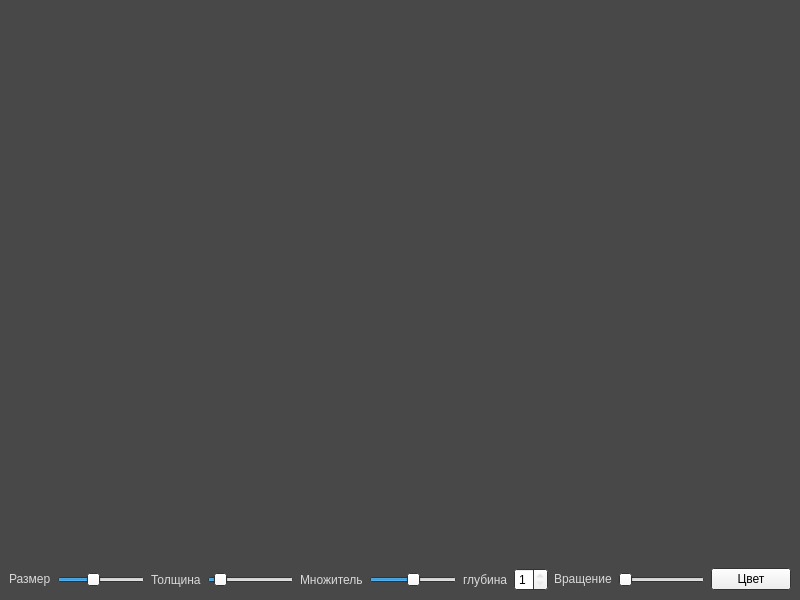
<?xml version="1.0" encoding="UTF-8"?>
<ui version="4.0">
 <class>WinterWindow</class>
 <widget class="QMainWindow" name="WinterWindow">
  <property name="geometry">
   <rect>
    <x>0</x>
    <y>0</y>
    <width>800</width>
    <height>600</height>
   </rect>
  </property>
  <property name="palette">
   <palette>
    <active>
     <colorrole role="WindowText">
      <brush brushstyle="SolidPattern">
       <color alpha="255">
        <red>217</red>
        <green>217</green>
        <blue>217</blue>
       </color>
      </brush>
     </colorrole>
     <colorrole role="Dark">
      <brush brushstyle="SolidPattern">
       <color alpha="255">
        <red>191</red>
        <green>191</green>
        <blue>191</blue>
       </color>
      </brush>
     </colorrole>
     <colorrole role="Mid">
      <brush brushstyle="SolidPattern">
       <color alpha="255">
        <red>128</red>
        <green>128</green>
        <blue>128</blue>
       </color>
      </brush>
     </colorrole>
     <colorrole role="Text">
      <brush brushstyle="SolidPattern">
       <color alpha="255">
        <red>0</red>
        <green>0</green>
        <blue>0</blue>
       </color>
      </brush>
     </colorrole>
     <colorrole role="Window">
      <brush brushstyle="SolidPattern">
       <color alpha="255">
        <red>72</red>
        <green>72</green>
        <blue>72</blue>
       </color>
      </brush>
     </colorrole>
     <colorrole role="Shadow">
      <brush brushstyle="SolidPattern">
       <color alpha="255">
        <red>191</red>
        <green>191</green>
        <blue>191</blue>
       </color>
      </brush>
     </colorrole>
     <colorrole role="HighlightedText">
      <brush brushstyle="SolidPattern">
       <color alpha="255">
        <red>255</red>
        <green>255</green>
        <blue>255</blue>
       </color>
      </brush>
     </colorrole>
     <colorrole role="ToolTipText">
      <brush brushstyle="SolidPattern">
       <color alpha="255">
        <red>0</red>
        <green>0</green>
        <blue>0</blue>
       </color>
      </brush>
     </colorrole>
    </active>
    <inactive>
     <colorrole role="WindowText">
      <brush brushstyle="SolidPattern">
       <color alpha="255">
        <red>217</red>
        <green>217</green>
        <blue>217</blue>
       </color>
      </brush>
     </colorrole>
     <colorrole role="Text">
      <brush brushstyle="SolidPattern">
       <color alpha="255">
        <red>0</red>
        <green>0</green>
        <blue>0</blue>
       </color>
      </brush>
     </colorrole>
     <colorrole role="Window">
      <brush brushstyle="SolidPattern">
       <color alpha="255">
        <red>72</red>
        <green>72</green>
        <blue>72</blue>
       </color>
      </brush>
     </colorrole>
     <colorrole role="Shadow">
      <brush brushstyle="SolidPattern">
       <color alpha="255">
        <red>191</red>
        <green>191</green>
        <blue>191</blue>
       </color>
      </brush>
     </colorrole>
     <colorrole role="ToolTipText">
      <brush brushstyle="SolidPattern">
       <color alpha="255">
        <red>0</red>
        <green>0</green>
        <blue>0</blue>
       </color>
      </brush>
     </colorrole>
    </inactive>
    <disabled>
     <colorrole role="Base">
      <brush brushstyle="SolidPattern">
       <color alpha="255">
        <red>71</red>
        <green>71</green>
        <blue>71</blue>
       </color>
      </brush>
     </colorrole>
     <colorrole role="Window">
      <brush brushstyle="SolidPattern">
       <color alpha="255">
        <red>72</red>
        <green>72</green>
        <blue>72</blue>
       </color>
      </brush>
     </colorrole>
     <colorrole role="Shadow">
      <brush brushstyle="SolidPattern">
       <color alpha="255">
        <red>191</red>
        <green>191</green>
        <blue>191</blue>
       </color>
      </brush>
     </colorrole>
     <colorrole role="ToolTipText">
      <brush brushstyle="SolidPattern">
       <color alpha="255">
        <red>0</red>
        <green>0</green>
        <blue>0</blue>
       </color>
      </brush>
     </colorrole>
    </disabled>
   </palette>
  </property>
  <property name="windowTitle">
   <string>Winter Window</string>
  </property>
  <widget class="QWidget" name="centralwidget">
   <layout class="QVBoxLayout" name="verticalLayout">
    <item>
     <spacer name="verticalSpacer">
      <property name="orientation">
       <enum>Qt::Orientation::Vertical</enum>
      </property>
      <property name="sizeHint" stdset="0">
       <size>
        <width>20</width>
        <height>40</height>
       </size>
      </property>
     </spacer>
    </item>
    <item>
     <layout class="QHBoxLayout" name="horizontalLayout">
      <item alignment="Qt::AlignmentFlag::AlignVCenter">
       <widget class="QLabel" name="label_2">
        <property name="text">
         <string>Размер</string>
        </property>
       </widget>
      </item>
      <item alignment="Qt::AlignmentFlag::AlignVCenter">
       <widget class="QSlider" name="sld_size">
        <property name="enabled">
         <bool>true</bool>
        </property>
        <property name="minimumSize">
         <size>
          <width>0</width>
          <height>15</height>
         </size>
        </property>
        <property name="minimum">
         <number>1</number>
        </property>
        <property name="maximum">
         <number>250</number>
        </property>
        <property name="value">
         <number>100</number>
        </property>
        <property name="orientation">
         <enum>Qt::Orientation::Horizontal</enum>
        </property>
        <property name="tickPosition">
         <enum>QSlider::TickPosition::NoTicks</enum>
        </property>
        <property name="tickInterval">
         <number>0</number>
        </property>
       </widget>
      </item>
      <item>
       <widget class="QLabel" name="label">
        <property name="text">
         <string>Толщина</string>
        </property>
       </widget>
      </item>
      <item>
       <widget class="QSlider" name="sld_line">
        <property name="minimumSize">
         <size>
          <width>0</width>
          <height>15</height>
         </size>
        </property>
        <property name="minimum">
         <number>1</number>
        </property>
        <property name="maximum">
         <number>50</number>
        </property>
        <property name="value">
         <number>5</number>
        </property>
        <property name="orientation">
         <enum>Qt::Orientation::Horizontal</enum>
        </property>
       </widget>
      </item>
      <item>
       <widget class="QLabel" name="label_3">
        <property name="text">
         <string>Множитель</string>
        </property>
       </widget>
      </item>
      <item>
       <widget class="QSlider" name="sld_factor">
        <property name="minimumSize">
         <size>
          <width>0</width>
          <height>15</height>
         </size>
        </property>
        <property name="value">
         <number>50</number>
        </property>
        <property name="orientation">
         <enum>Qt::Orientation::Horizontal</enum>
        </property>
       </widget>
      </item>
      <item>
       <widget class="QLabel" name="label_4">
        <property name="text">
         <string>глубина</string>
        </property>
       </widget>
      </item>
      <item>
       <widget class="QSpinBox" name="spin_depth">
        <property name="minimum">
         <number>1</number>
        </property>
        <property name="maximum">
         <number>5</number>
        </property>
       </widget>
      </item>
      <item alignment="Qt::AlignmentFlag::AlignVCenter">
       <widget class="QLabel" name="label_5">
        <property name="text">
         <string>Вращение</string>
        </property>
       </widget>
      </item>
      <item>
       <widget class="QSlider" name="sld_rotation">
        <property name="minimumSize">
         <size>
          <width>0</width>
          <height>15</height>
         </size>
        </property>
        <property name="maximum">
         <number>360</number>
        </property>
        <property name="orientation">
         <enum>Qt::Orientation::Horizontal</enum>
        </property>
       </widget>
      </item>
      <item>
       <widget class="QPushButton" name="btn_color">
        <property name="text">
         <string>Цвет</string>
        </property>
       </widget>
      </item>
     </layout>
    </item>
   </layout>
  </widget>
 </widget>
 <resources/>
 <connections>
  <connection>
   <sender>sld_line</sender>
   <signal>valueChanged(int)</signal>
   <receiver>WinterWindow</receiver>
   <slot>repaint()</slot>
   <hints>
    <hint type="sourcelabel">
     <x>258</x>
     <y>567</y>
    </hint>
    <hint type="destinationlabel">
     <x>399</x>
     <y>299</y>
    </hint>
   </hints>
  </connection>
  <connection>
   <sender>sld_rotation</sender>
   <signal>valueChanged(int)</signal>
   <receiver>WinterWindow</receiver>
   <slot>repaint()</slot>
   <hints>
    <hint type="sourcelabel">
     <x>674</x>
     <y>567</y>
    </hint>
    <hint type="destinationlabel">
     <x>399</x>
     <y>299</y>
    </hint>
   </hints>
  </connection>
  <connection>
   <sender>sld_size</sender>
   <signal>valueChanged(int)</signal>
   <receiver>WinterWindow</receiver>
   <slot>repaint()</slot>
   <hints>
    <hint type="sourcelabel">
     <x>106</x>
     <y>567</y>
    </hint>
    <hint type="destinationlabel">
     <x>399</x>
     <y>299</y>
    </hint>
   </hints>
  </connection>
 </connections>
</ui>
